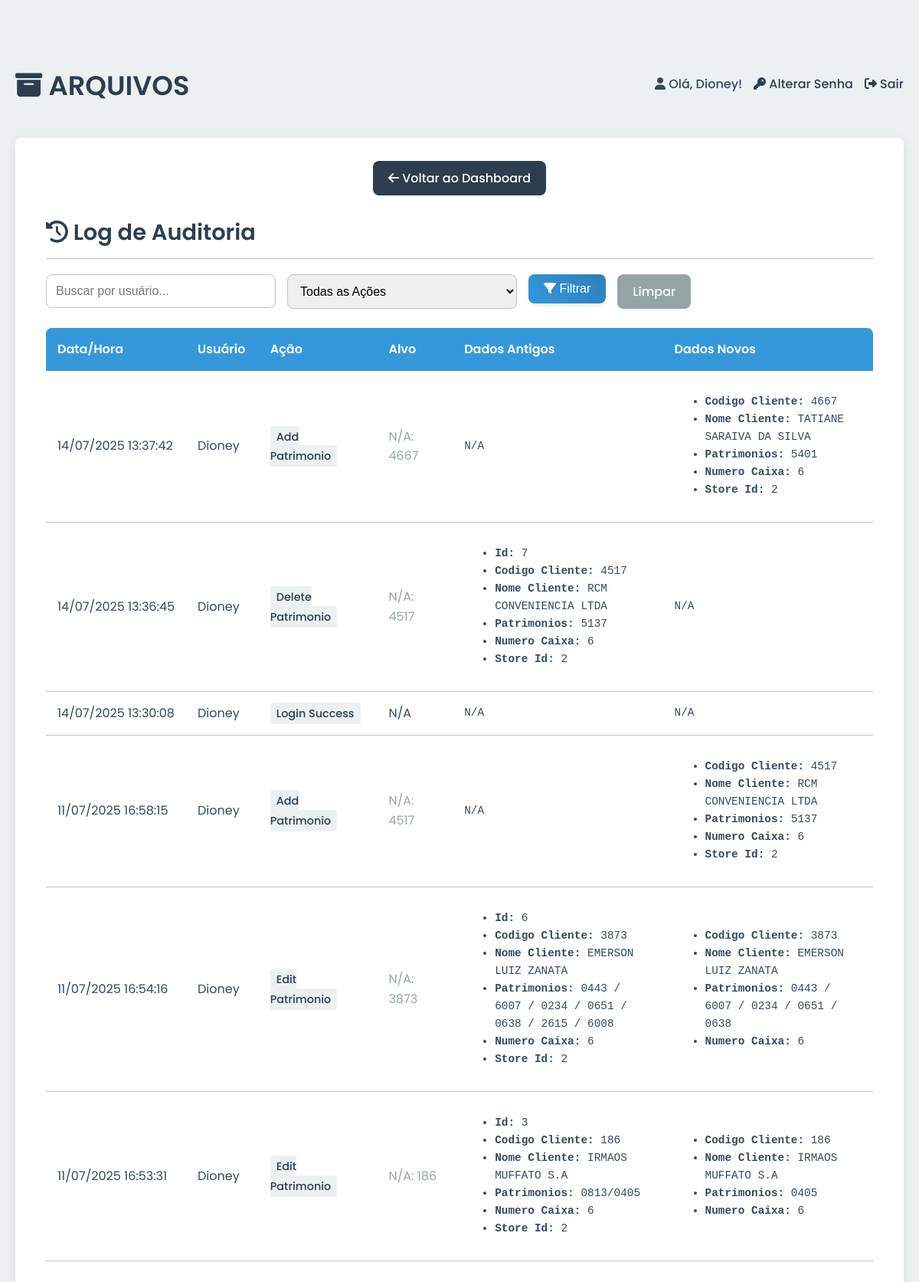
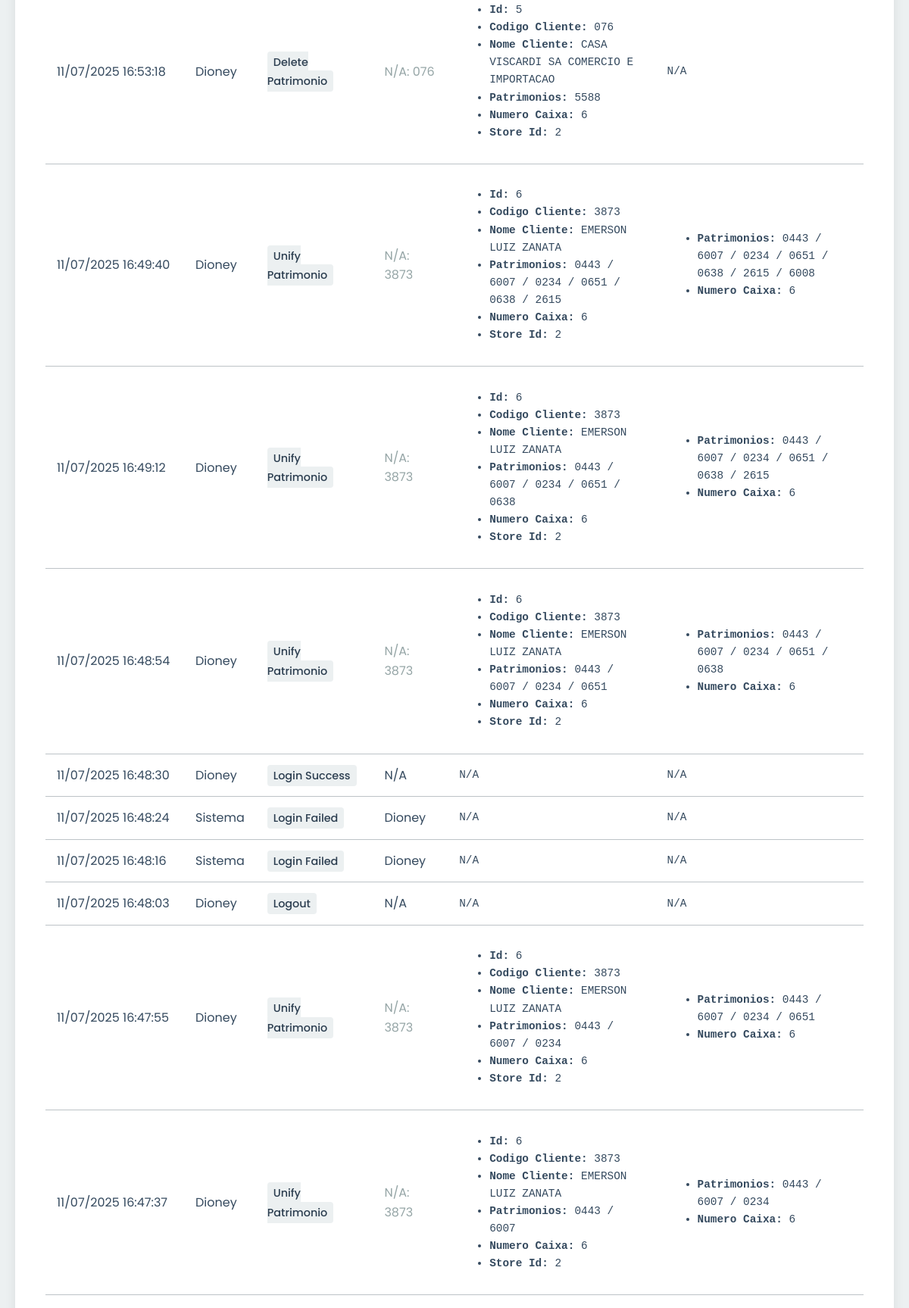
Screenshot of /super_admin/audit_log (signed in, upper part) with the database file from the repository (2 pictures, top to bottom).
### tables this page shows
CREATE TABLE audit_log (
            id INTEGER PRIMARY KEY AUTOINCREMENT,
            user_id INTEGER,
            username TEXT,
            action TEXT NOT NULL,
            target_type TEXT,
            target_id INTEGER,
            target_name TEXT,
            timestamp DATETIME DEFAULT CURRENT_TIMESTAMP, dados_antigos TEXT, dados_novos TEXT,
            FOREIGN KEY (user_id) REFERENCES users(id)
        );

### app.py (the view)
@app.route('/super_admin/audit_log')
@login_required
@role_required(['super_admin'])
def audit_log():
    db = get_db()
    page = request.args.get('page', 1, type=int)
    user_search = request.args.get('user_search', '').strip()
    action_filter = request.args.get('action_filter', '')
    base_query = "FROM audit_log WHERE 1=1"
    params = []
    if user_search:
        base_query += " AND username LIKE ?"
        params.append(f"%{user_search}%")
    if action_filter:
        base_query += " AND action = ?"
        params.append(action_filter)
    total_items = db.execute(f"SELECT COUNT(id) {base_query}", params).fetchone()[0]
    total_pages = (total_items + PER_PAGE - 1) // PER_PAGE if total_items > 0 else 1
    offset = (page - 1) * PER_PAGE
    logs = db.execute(f"SELECT * {base_query} ORDER BY timestamp DESC LIMIT ? OFFSET ?", params + [PER_PAGE, offset]).fetchall()
    distinct_actions = db.execute("SELECT DISTINCT action FROM audit_log ORDER BY action").fetchall()
    return render_template('super_admin/audit_log.html',
                           logs=logs,
                           distinct_actions=distinct_actions,
                           current_filters={'user': user_search, 'action': action_filter},
                           page=page,
                           total_pages=total_pages)

### app.py (called while the page is built)
@app.template_filter('datetime')
def format_datetime(value, fmt='%d/%m/%Y %H:%M:%S'):
    if value is None:
        return ""
    try:
        return datetime.strptime(value, '%Y-%m-%d %H:%M:%S.%f').strftime(fmt)
    except ValueError:
        try:
            return datetime.strptime(value, '%Y-%m-%d %H:%M:%S').strftime(fmt)
        except ValueError:
            return value

@app.template_filter('prettyjson')
def pretty_json_filter(value):
    if not value or value == 'null':
        return 'N/A'
    try:
        data = json.loads(value)
        html = "<ul>"
        for key, val in data.items():
            if key != 'password': # Não exibir senhas
                html += f"<li><strong>{key.replace('_', ' ').title()}:</strong> {val}</li>"
        html += "</ul>"
        return html
    except (json.JSONDecodeError, AttributeError):
        return value

def login_required(f):
    @wraps(f)
    def decorated_function(*args, **kwargs):
        if 'logged_in' not in session:
            if is_ajax_request():
                return jsonify({'status': 'error', 'message': 'Sessão expirada. Faça login novamente.'}), 401
            flash('Você precisa fazer login para acessar esta página.', 'danger')
            return redirect(url_for('admin_login'))
        return f(*args, **kwargs)
    return decorated_function

def role_required(allowed_roles):
    def decorator(f):
        @wraps(f)
        def decorated_function(*args, **kwargs):
            if not session.get('logged_in') or session.get('role') not in allowed_roles:
                if is_ajax_request():
                    return jsonify({'status': 'error', 'message': 'Você não tem permissão para esta ação.'}), 403
                log_action('access_denied', target_name=request.path)
                flash('Você não tem permissão para acessar esta página.', 'danger')
                return redirect(url_for('admin_dashboard'))
            return f(*args, **kwargs)
        return decorated_function
    return decorator

### database.py (called while the page is built)
def get_db():
    if 'db' not in g:
        g.db = sqlite3.connect(DATABASE)
        g.db.row_factory = sqlite3.Row
    return g.db

### templates/super_admin/audit_log.html (shortened to what this page needs)
{% extends "base.html" %}
{% block content %}
<div class="admin-nav">
    <a href="{{ url_for('super_admin_dashboard') }}"><i class="fas fa-arrow-left"></i> Voltar ao Dashboard</a>
</div>
<h2><i class="fas fa-history"></i> Log de Auditoria</h2>
<form method="GET" action="{{ url_for('audit_log') }}" class="filter-form">
    <div class="filter-controls">
        <input type="text" name="user_search" placeholder="Buscar por usuário..." value="{{ current_filters.user }}">
        <select name="action_filter">
            <option value="">Todas as Ações</option>
        </select>
        <button type="submit" class="filter-btn"><i class="fas fa-filter"></i> Filtrar</button>
        <a href="{{ url_for('audit_log') }}" class="clear-btn">Limpar</a>
    </div>
</form>
<div class="table-wrapper">
    <table>
        <thead>
            <tr>
                <th>Data/Hora</th>
                <th>Usuário</th>
                <th>Ação</th>
                <th>Alvo</th>
                <th>Dados Antigos</th>
                <th>Dados Novos</th>
            </tr>
        </thead>
        <tbody>
            {% for log in logs %}
                {% set target_url = None %}
                {% if log.target_type == 'user' and log.target_id %}
                    {% set target_url = url_for('user_edit', user_id=log.target_id) %}
                {% elif log.target_type == 'patrimonio' and log.target_id %}
                    {% set target_url = url_for('patrimonio_edit', item_id=log.target_id) %}
                {% elif log.target_type == 'ficha_acerto' and log.target_id %}
                    {% set target_url = url_for('cobranca_fichas_acerto_edit', item_id=log.target_id) %}
                {% elif log.target_type == 'pagamento' and log.target_id %}
                    {% set target_url = url_for('contas_a_pagar_pagamentos_edit', item_id=log.target_id) %}
                {% elif log.target_type == 'documento_diverso' and log.target_id %}
                    {% set target_url = url_for('contas_a_pagar_diversos_edit', item_id=log.target_id) %}
                {% endif %}
                <tr>
                    <td class="log-timestamp">{{ log.timestamp | datetime }}</td>
                    <td>{{ log.username or 'Sistema' }}</td>
                    <td><span class="action-tag">{{ log.action | replace('_', ' ') | title }}</span></td>
                    <td>
                        {% if log.target_id %}
                            {% set is_deleted = 'delete' in log.action %}
                            <a href="{{ target_url if target_url and not is_deleted else '#' }}"
                               class="{{ 'disabled-link' if is_deleted or not target_url else '' }}"
                               title="{{ 'Item excluído ou sem link' if is_deleted or not target_url else 'Ver item' }}">
                                {{ log.target_type | replace('_', ' ') | title if log.target_type else 'N/A' }}: {{ log.target_name or log.target_id }}
                            </a>
                        {% else %}
                            {{ log.target_name or 'N/A' }}
                        {% endif %}
                    </td>
                    <td class="log-data">{{ log.dados_antigos | prettyjson | safe }}</td>
                    <td class="log-data">{{ log.dados_novos | prettyjson | safe }}</td>
                </tr>
            {% endfor %}
        </tbody>
    </table>
</div>
{% endblock %}

### static/css/style.css (style rules this page uses)
:root { --primary-color: #3498db; --primary-hover: #2980b9; --secondary-color: #2c3e50; --danger-color: #e74c3c; --warning-color: #f1c40f; --success-color: #2ecc71; --bg-color: #ecf0f1; --card-bg-color: #ffffff; --text-color: #34495e; --border-color: #bdc3c7; --border-radius: 8px; --box-shadow: 0 4px 15px rgba(0, 0, 0, 0.08); --transition-speed: 0.3s; }
body { font-family: 'Poppins', sans-serif; background-color: var(--bg-color); color: var(--text-color); line-height: 1.6; margin: 0; }
h1, h2 { color: var(--secondary-color); font-weight: 600; }
h2 { font-size: 1.8rem; margin-top: 0; margin-bottom: 20px; padding-bottom: 10px; border-bottom: 1px solid var(--border-color); }
.admin-nav { display: flex; justify-content: center; align-items: center; gap: 15px; flex-wrap: wrap; margin-bottom: 25px; }
.admin-nav a { background: var(--secondary-color); color: #fff; padding: 10px 20px; border-radius: var(--border-radius); text-decoration: none; font-weight: 500; transition: background-color var(--transition-speed), transform var(--transition-speed); }
form { display: flex; flex-direction: column; gap: 18px; }
form input, form select, form textarea { padding: 12px; border: 1px solid var(--border-color); border-radius: var(--border-radius); width: 100%; box-sizing: border-box; font-size: 1rem; transition: all var(--transition-speed); }
form button { background: linear-gradient(45deg, var(--primary-color), #2980b9); color: white; padding: 12px 25px; border: none; border-radius: var(--border-radius); cursor: pointer; font-size: 1rem; font-weight: 600; transition: all var(--transition-speed); align-self: flex-start; box-shadow: 0 2px 5px rgba(0,0,0,0.1); }
.table-wrapper { overflow-x: auto; }
table { width: 100%; border-collapse: collapse; background: #fff; border-radius: var(--border-radius); box-shadow: var(--box-shadow); overflow: hidden; }
table th { background: var(--primary-color); color: #fff; padding: 15px; text-align: left; font-weight: 600; }
table td { padding: 15px; border-bottom: 1px solid var(--border-color); vertical-align: middle; }
.filter-form { margin-bottom: 25px; }
.filter-controls { display: flex; flex-wrap: wrap; gap: 15px; align-items: center; }
.filter-controls input, .filter-controls select { flex-grow: 1; max-width: 300px; }
.filter-btn, .clear-btn { padding: 10px 20px; border: none; border-radius: var(--border-radius); cursor: pointer; text-decoration: none; font-weight: 500; transition: all var(--transition-speed); }
.filter-btn { background-color: var(--primary-color); color: white; }
.clear-btn { background-color: #95a5a6; color: white; }
.log-timestamp { white-space: nowrap; }
.action-tag { background-color: #ecf0f1; color: var(--secondary-color); padding: 4px 8px; border-radius: 4px; font-size: 0.9em; font-weight: 500; }
.log-data { font-family: 'Courier New', Courier, monospace; font-size: 0.9em; max-width: 300px; word-wrap: break-word; }
.disabled-link { color: #95a5a6; text-decoration: none; pointer-events: none; }

### rows the page displays
audit_log: timestamp "14/07/2025 13:37:42", username "Dioney", action "Add Patrimonio", target_type "N/A", target_name "4667", dados_antigos|prettyjson "N/A", dados_novos|prettyjson "Codigo Cliente: 4667 Nome Cliente: TATIANE SARAIVA DA SILVA Patrimonios: 5401 Numero Caixa: 6 Store Id: 2"
audit_log: timestamp "14/07/2025 13:36:45", username "Dioney", action "Delete Patrimonio", target_type "N/A", target_name "4517", dados_antigos|prettyjson "Id: 7 Codigo Cliente: 4517 Nome Cliente: RCM CONVENIENCIA LTDA Patrimonios: 5137 Numero Caixa: 6 Store Id: 2", dados_novos|prettyjson "N/A"
audit_log: timestamp "14/07/2025 13:30:08", username "Dioney", action "Login Success", target_name "N/A", dados_antigos|prettyjson "N/A", dados_novos|prettyjson "N/A"
audit_log: timestamp "11/07/2025 16:58:15", username "Dioney", action "Add Patrimonio", target_type "N/A", target_name "4517", dados_antigos|prettyjson "N/A", dados_novos|prettyjson "Codigo Cliente: 4517 Nome Cliente: RCM CONVENIENCIA LTDA Patrimonios: 5137 Numero Caixa: 6 Store Id: 2"
audit_log: timestamp "11/07/2025 16:54:16", username "Dioney", action "Edit Patrimonio", target_type "N/A", target_name "3873", dados_antigos|prettyjson "Id: 6 Codigo Cliente: 3873 Nome Cliente: EMERSON LUIZ ZANATA Patrimonios: 0443 / 6007 / 0234 / 0651 / 0638 / 2615 / 6008 Numero Caixa: 6 Store Id: 2", dados_novos|prettyjson "Codigo Cliente: 3873 Nome Cliente: EMERSON LUIZ ZANATA Patrimonios: 0443 / 6007 / 0234 / 0651 / 0638 Numero Caixa: 6"
audit_log: timestamp "11/07/2025 16:53:31", username "Dioney", action "Edit Patrimonio", target_type "N/A", target_name "186", dados_antigos|prettyjson "Id: 3 Codigo Cliente: 186 Nome Cliente: IRMAOS MUFFATO S.A Patrimonios: 0813/0405 Numero Caixa: 6 Store Id: 2", dados_novos|prettyjson "Codigo Cliente: 186 Nome Cliente: IRMAOS MUFFATO S.A Patrimonios: 0405 Numero Caixa: 6"
audit_log: timestamp "11/07/2025 16:53:18", username "Dioney", action "Delete Patrimonio", target_type "N/A", target_name "076", dados_antigos|prettyjson "Id: 5 Codigo Cliente: 076 Nome Cliente: CASA VISCARDI SA COMERCIO E IMPORTACAO Patrimonios: 5588 Numero Caixa: 6 Store Id: 2", dados_novos|prettyjson "N/A"
audit_log: timestamp "11/07/2025 16:49:40", username "Dioney", action "Unify Patrimonio", target_type "N/A", target_name "3873", dados_antigos|prettyjson "Id: 6 Codigo Cliente: 3873 Nome Cliente: EMERSON LUIZ ZANATA Patrimonios: 0443 / 6007 / 0234 / 0651 / 0638 / 2615 Numero Caixa: 6 Store Id: 2", dados_novos|prettyjson "Patrimonios: 0443 / 6007 / 0234 / 0651 / 0638 / 2615 / 6008 Numero Caixa: 6"
audit_log: timestamp "11/07/2025 16:49:12", username "Dioney", action "Unify Patrimonio", target_type "N/A", target_name "3873", dados_antigos|prettyjson "Id: 6 Codigo Cliente: 3873 Nome Cliente: EMERSON LUIZ ZANATA Patrimonios: 0443 / 6007 / 0234 / 0651 / 0638 Numero Caixa: 6 Store Id: 2", dados_novos|prettyjson "Patrimonios: 0443 / 6007 / 0234 / 0651 / 0638 / 2615 Numero Caixa: 6"
audit_log: timestamp "11/07/2025 16:48:54", username "Dioney", action "Unify Patrimonio", target_type "N/A", target_name "3873", dados_antigos|prettyjson "Id: 6 Codigo Cliente: 3873 Nome Cliente: EMERSON LUIZ ZANATA Patrimonios: 0443 / 6007 / 0234 / 0651 Numero Caixa: 6 Store Id: 2", dados_novos|prettyjson "Patrimonios: 0443 / 6007 / 0234 / 0651 / 0638 Numero Caixa: 6"
audit_log: timestamp "11/07/2025 16:48:30", username "Dioney", action "Login Success", target_name "N/A", dados_antigos|prettyjson "N/A", dados_novos|prettyjson "N/A"
audit_log: timestamp "11/07/2025 16:48:24", username "Sistema", action "Login Failed", target_name "Dioney", dados_antigos|prettyjson "N/A", dados_novos|prettyjson "N/A"
audit_log: timestamp "11/07/2025 16:48:16", username "Sistema", action "Login Failed", target_name "Dioney", dados_antigos|prettyjson "N/A", dados_novos|prettyjson "N/A"
audit_log: timestamp "11/07/2025 16:48:03", username "Dioney", action "Logout", target_name "N/A", dados_antigos|prettyjson "N/A", dados_novos|prettyjson "N/A"
audit_log: timestamp "11/07/2025 16:47:55", username "Dioney", action "Unify Patrimonio", target_type "N/A", target_name "3873", dados_antigos|prettyjson "Id: 6 Codigo Cliente: 3873 Nome Cliente: EMERSON LUIZ ZANATA Patrimonios: 0443 / 6007 / 0234 Numero Caixa: 6 Store Id: 2", dados_novos|prettyjson "Patrimonios: 0443 / 6007 / 0234 / 0651 Numero Caixa: 6"
audit_log: timestamp "11/07/2025 16:47:37", username "Dioney", action "Unify Patrimonio", target_type "N/A", target_name "3873", dados_antigos|prettyjson "Id: 6 Codigo Cliente: 3873 Nome Cliente: EMERSON LUIZ ZANATA Patrimonios: 0443 / 6007 Numero Caixa: 6 Store Id: 2", dados_novos|prettyjson "Patrimonios: 0443 / 6007 / 0234 Numero Caixa: 6"

### other values shown
{{ session.username }} "Dioney"
